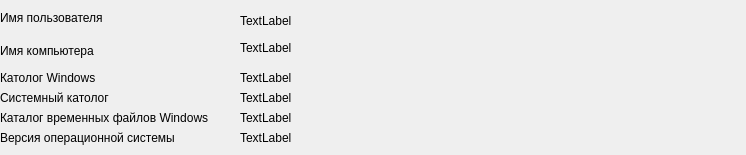
      <widget class="QWidget" name="tab">
       <attribute name="title">
        <string>Сведения о компьютере</string>
       </attribute>
       <widget class="QLabel" name="label_2">
        <property name="geometry">
         <rect>
          <x>0</x>
          <y>10</y>
          <width>111</width>
          <height>16</height>
         </rect>
        </property>
        <property name="text">
         <string>Имя пользователя</string>
        </property>
       </widget>
       <widget class="QLabel" name="label">
        <property name="geometry">
         <rect>
          <x>0</x>
          <y>40</y>
          <width>101</width>
          <height>21</height>
         </rect>
        </property>
        <property name="text">
         <string>Имя компьютера</string>
        </property>
       </widget>
       <widget class="QLabel" name="label_4">
        <property name="geometry">
         <rect>
          <x>240</x>
          <y>40</y>
          <width>231</width>
          <height>16</height>
         </rect>
        </property>
        <property name="text">
         <string>TextLabel</string>
        </property>
       </widget>
       <widget class="QLabel" name="label_3">
        <property name="geometry">
         <rect>
          <x>240</x>
          <y>10</y>
          <width>231</width>
          <height>21</height>
         </rect>
        </property>
        <property name="text">
         <string>TextLabel</string>
        </property>
       </widget>
       <widget class="QLabel" name="label_5">
        <property name="geometry">
         <rect>
          <x>0</x>
          <y>70</y>
          <width>111</width>
          <height>16</height>
         </rect>
        </property>
        <property name="text">
         <string>Католог Windows</string>
        </property>
       </widget>
       <widget class="QLabel" name="label_8">
        <property name="geometry">
         <rect>
          <x>240</x>
          <y>70</y>
          <width>497</width>
          <height>16</height>
         </rect>
        </property>
        <property name="text">
         <string>TextLabel</string>
        </property>
       </widget>
       <widget class="QLabel" name="label_6">
        <property name="geometry">
         <rect>
          <x>0</x>
          <y>90</y>
          <width>121</width>
          <height>16</height>
         </rect>
        </property>
        <property name="text">
         <string>Системный католог</string>
        </property>
       </widget>
       <widget class="QLabel" name="label_9">
        <property name="geometry">
         <rect>
          <x>240</x>
          <y>90</y>
          <width>497</width>
          <height>16</height>
         </rect>
        </property>
        <property name="text">
         <string>TextLabel</string>
        </property>
       </widget>
       <widget class="QLabel" name="label_7">
        <property name="geometry">
         <rect>
          <x>0</x>
          <y>110</y>
          <width>497</width>
          <height>16</height>
         </rect>
        </property>
        <property name="text">
         <string>Каталог временных файлов Windows</string>
        </property>
       </widget>
       <widget class="QLabel" name="label_10">
        <property name="geometry">
         <rect>
          <x>240</x>
          <y>110</y>
          <width>497</width>
          <height>16</height>
         </rect>
        </property>
        <property name="text">
         <string>TextLabel</string>
        </property>
       </widget>
       <widget class="QLabel" name="label_11">
        <property name="geometry">
         <rect>
          <x>240</x>
          <y>130</y>
          <width>71</width>
          <height>16</height>
         </rect>
        </property>
        <property name="text">
         <string>TextLabel</string>
        </property>
       </widget>
       <widget class="QLabel" name="label_12">
        <property name="geometry">
         <rect>
          <x>0</x>
          <y>130</y>
          <width>191</width>
          <height>16</height>
         </rect>
        </property>
        <property name="text">
         <string>Версия операционной системы</string>
        </property>
       </widget>
      </widget>
